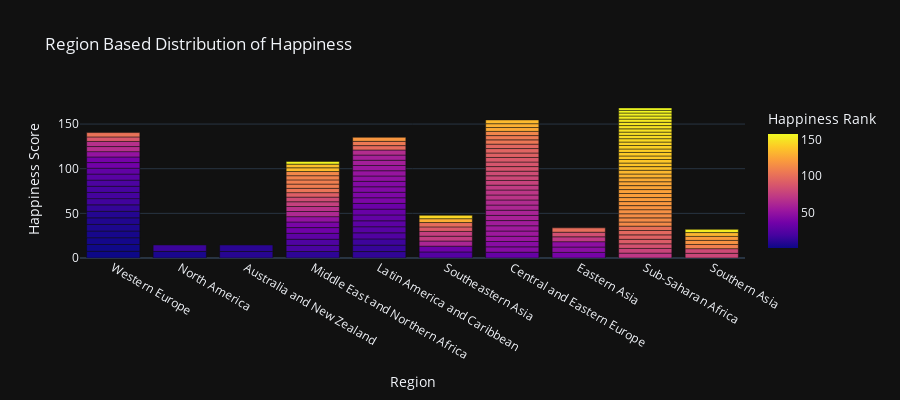

The notebook cell this image was saved under:
### Code cell
fig = px.bar(df, x="Region", y="Happiness Score", color='Happiness Rank', title="Region Based Distribution of Happiness",
             height=400, template='plotly_dark')
fig.show()

### Figure 1 — Plotly figure (JSON) as saved in the notebook; plotly's stock layout.template omitted (floating-point values rounded to 4 significant figures; data arrays with more than 128 entries replaced by an {"elided": "..."} marker saying what was removed)
{"data": [{"alignmentgroup": "True", "hovertemplate": "Region=%{x}<br>Happiness Score=%{y}<br>Happiness Rank=%{marker.color}<extra></extra>", "legendgroup": "", "marker": {"color": {"elided": "158 int values"}, "coloraxis": "coloraxis", "pattern": {"shape": ""}}, "name": "", "offsetgroup": "", "orientation": "v", "showlegend": false, "textposition": "auto", "type": "bar", "x": {"elided": "158 str values"}, "xaxis": "x", "y": {"elided": "158 float values"}, "yaxis": "y"}], "layout": {"barmode": "relative", "coloraxis": {"colorbar": {"title": {"text": "Happiness Rank"}}, "colorscale": [[0, "#0d0887"], [0.1111, "#46039f"], [0.2222, "#7201a8"], [0.3333, "#9c179e"], [0.4444, "#bd3786"], [0.5556, "#d8576b"], [0.6667, "#ed7953"], [0.7778, "#fb9f3a"], [0.8889, "#fdca26"], [1, "#f0f921"]]}, "height": 400, "legend": {"tracegroupgap": 0}, "title": {"text": "Region Based Distribution of Happiness"}, "xaxis": {"anchor": "y", "domain": [0, 1], "title": {"text": "Region"}}, "yaxis": {"anchor": "x", "domain": [0, 1], "title": {"text": "Happiness Score"}}}}
